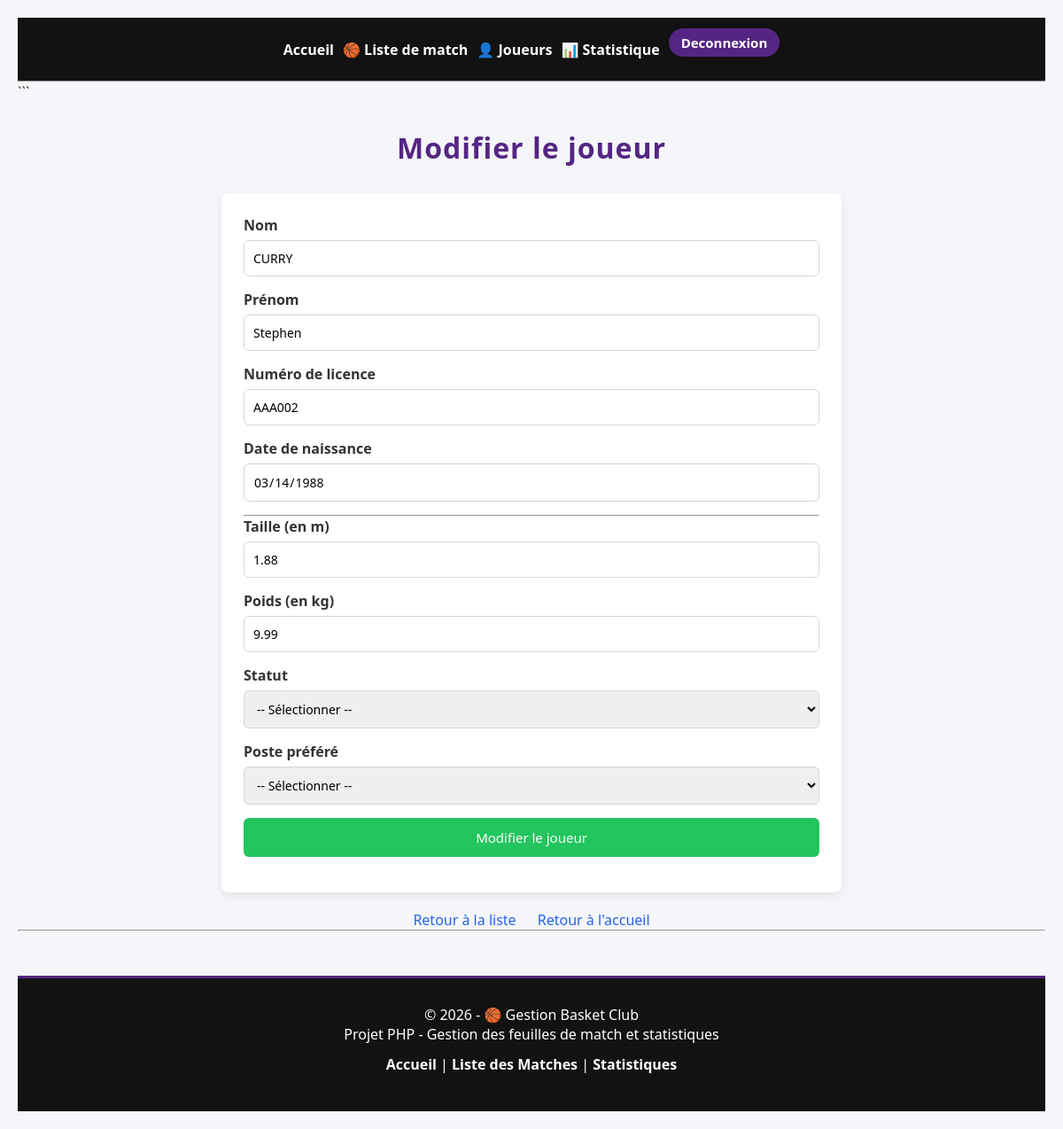
/PHP/Vue/modifier_Joueur.php?id=J002 (signed in), run on the app's committed database.
### tables this page shows
CREATE TABLE Joueur(
   Id_Joueur VARCHAR(50),
   nom VARCHAR(50),
   prenom VARCHAR(50),
   numero_licence VARCHAR(50),
   date_naissance DATE,
   taille DECIMAL(3,2),
   poids DECIMAL(3,2),
   statut VARCHAR(50),
   poste_preferer VARCHAR(50),
   PRIMARY KEY(Id_Joueur)
);

### PHP/modele/DaoJoueur.php (called while the page is built, shortened)
<?php
require_once 'Joueur.php';
require_once '../modele/connexionBD.php';
class JoueurDAO {
    private $pdo;
    public function __construct() {
        $connection = new ConnectionBD();
        $this->pdo = $connection->getConnection();
    }
    public function findByID(Joueur $joueur){
        $sup = $this->pdo->prepare("select * from Joueur where Id_Joueur = :Id_Joueur");
    $sup -> execute([
	':Id_Joueur' => $joueur->getId_Joueur()]);
        return $sup->fetchAll(PDO::FETCH_ASSOC);
    }
}

### PHP/modele/connexionBD.php (called while the page is built)
<?php
class ConnectionBD{
private $pdo;
    public function __construct(){
     try {
        $this->pdo = new PDO("mysql:host=mysql-hilaire.alwaysdata.net;dbname=hilaire_projetphp;charset=utf8", 'hilaire', 'PhpProject2025*');
    } catch (Exception $e) {
         die("Erreur de connexion : " . $e->getMessage());
     }
}
public function getConnection() : PDO{
    return $this->pdo;
}
}

### PHP/modele/Joueur.php (called while the page is built, shortened)
<?php
class Joueur {
    private $Id_Joueur;
    public function __construct(String $Id_Joueur, String $nom, String $prenom, String $numero_licence, String $date_naissance, float $taille, float $poids, String $statut, String $poste_preferer ){
        $this->Id_Joueur = $Id_Joueur;
    }
    public function getId_Joueur(){
        return $this->Id_Joueur;
    }
}
?>

### PHP/Vue/modifier_Joueur.php (the view, shortened to what this page needs)
<?php
require_once '../modele/connexionBD.php';
require_once '../modele/DaoJoueur.php';
require_once '../modele/Joueur.php';
$dao = new JoueurDAO();
$id = $_GET['id'] ?? null;
$joueurData = $dao->findByID(new Joueur($id, '', '', '', '', 0, 0, '', ''));
$joueurData = $joueurData[0];
$valeurs = [
    'taille' => $joueurData['taille'],
    'poids' => $joueurData['poids'],
    'statut' => $joueurData['statut'],
    'poste' => $joueurData['poste_preferer']
];
?>
<!DOCTYPE html>
<html lang="fr">
<head>
    <link rel="stylesheet" href="CSS/ajouterJoueur.css">
</head>
<body>
<?php include 'nav.php'; ?>
<h1>Modifier le joueur</h1>
<div class="form-container">
    <form method="post">
        <label>Nom</label>
        <input type="text" value="<?= htmlspecialchars($joueurData['nom']) ?>" readonly>
        <label>Prénom</label>
        <input type="text" value="<?= htmlspecialchars($joueurData['prenom']) ?>" readonly>
        <label>Numéro de licence</label>
        <input type="text" value="<?= htmlspecialchars($joueurData['numero_licence']) ?>" readonly>
        <label>Date de naissance</label>
        <input type="date" value="<?= htmlspecialchars($joueurData['date_naissance']) ?>" readonly>
        <hr>
        <label>Taille (en m)</label>
        <input type="number" name="taille" step="0.01" min="0" value="<?= htmlspecialchars($valeurs['taille']) ?>">
        <label>Poids (en kg)</label>
        <input type="number" name="poids" step="0.1" min="0" value="<?= htmlspecialchars($valeurs['poids']) ?>">
        <label>Statut</label>
        <select name="statut" required>
            <option value="">-- Sélectionner --</option>
        </select>
        <label>Poste préféré</label>
        <select name="poste" required>
            <option value="">-- Sélectionner --</option>
        </select>
        <input type="submit" value="Modifier le joueur">
    </form>
</div>
<div class="links">
    <a href="afficher_joueurs.php">Retour à la liste</a>
    <a href="menuPrincipale.php">Retour à l'accueil</a>
</div>
<?php include 'footer.php'; ?>
</body>
</html>

### PHP/Vue/CSS/ajouterJoueur.css (style rules this page uses)
* { margin: 0; padding: 0; box-sizing: border-box; font-family: "Segoe UI", Tahoma, Geneva, Verdana, sans-serif; }
body { background-color: #f4f6f9; color: #333; padding: 20px; }
h1 { text-align: center; margin: 30px 0; color: #552583; font-weight: 800; letter-spacing: 1px; }
.form-container { max-width: 700px; margin: auto; background-color: #ffffff; padding: 25px; border-radius: 8px; box-shadow: 0 4px 10px rgba(0, 0, 0, 0.08); }
.form-container form { display: flex; flex-direction: column; }
label { margin-bottom: 6px; font-weight: 600; }
input, select { padding: 10px; margin-bottom: 15px; border-radius: 6px; border: 1px solid #d1d5db; font-size: 14px; }
input[type="submit"] { background-color: #22c55e; color: white; border: none; padding: 12px; border-radius: 6px; font-size: 15px; font-weight: 500; cursor: pointer; }
.links { text-align: center; margin-top: 20px; }
.links a { text-decoration: none; color: #2563eb; margin: 0 10px; font-weight: 500; }

### data on the page
joueur: nom "CURRY", prenom "Stephen", numero_licence "AAA002", date_naissance "03/14/1988", taille "1.88", poids "9.99"
